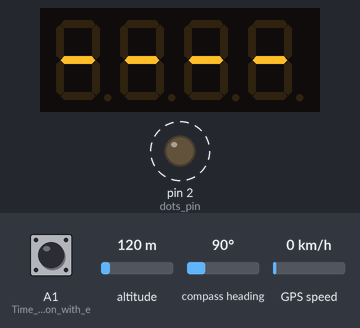
The sketch below on a simulated Arduino Uno, built with avr-gcc and run on an emulated ATmega328P. On the bench: 4-digit seven-segment display, output pins drawn as LEDs (lit = HIGH). Wiring (inferred from the names in the program): 4-digit 7-segment display, segments lit when LOW: segments pin 9, pin 8, pin 7, pin 6, pin 5, pin 4, pin 3; digit selects pin 10, pin 11, pin 12, pin 13. Dashed ring = blinking. The test bench sets the inputs (shaded band); at power-on: A1 (Time_update_Button_with_e) HIGH, altitude 120 m, compass heading 90°, GPS speed 0 km/h. The local clock reads 2024-03-15 10:24:30 at power-on unless the sketch sets it; the GPS gets a fix after 3 s at 37.7749, -122.4194 with 8 satellites; the segment pins are drawn as the display they are named for; pins used as bus, display or sensor lines are not drawn.

Above: at 0.2 s.
At 2.2 s:
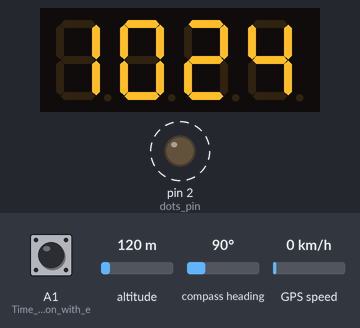
2.3 s: A1 (Time_update_Button_with_e) pulled LOW for 3.2 s
At 5.8 s:
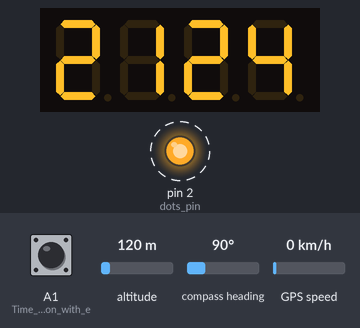
Timing chart, 0 to 13.0 s (numbered marks = the images above; inputs shaded):
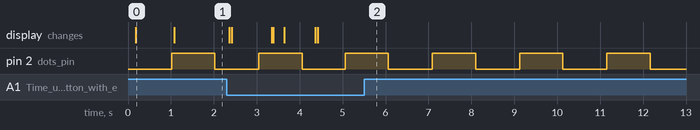

Measured:
- after the input at 2.3 s, the display: first changes after 0.06 s (image 2 shows a later state)
- by itself, pin 2 (dots_pin): alternates HIGH for 1.0 s and LOW for 1.0 s
- what the display in image 0 shows lasts 0.9 s, from 0.2 s to 1.1 s

The sketch:

Clock.ino
```cpp
// (licence header left out)
#include "RTClib.h"
#include <TinyGPS++.h>
#include <SoftwareSerial.h>

#define digitDelay  5         // Digit show time in miliseconds
// #define ani_delay   500
#define dots_pin    2         // Hours minutes separate dots
#define S_RX        A0
#define S_TX        A2

// Updating the time at stop_h hours and stop_m minutes every day
#define stop_h    12
#define stop_m    38


TinyGPSPlus gps;
RTC_DS1307 rtc;
SoftwareSerial SoftSerial(S_RX, S_TX);

byte tens, ones;
int Y = 0, M = 0, D = 0, h = 0, m = 0, s = 0;
unsigned long t = 0;
boolean debug = false;
boolean timeUpdated = false;
boolean gotGPS_time = false;

//                     {a, b, c, d, e, f, g}
const byte seg_pin[] = {9, 8, 7, 6, 5, 4, 3};

const byte digitPin[] = {10, 11, 12, 13};
const boolean seg[10][7] = {  // Active low pins
  //{ a, b, c, d, e, f, g }
  { 0, 0, 0, 0, 0, 0, 1 }, // Zero
  { 1, 0, 0, 1, 1, 1, 1 }, // One
  { 0, 0, 1, 0, 0, 1, 0 }, // Two
  { 0, 0, 0, 0, 1, 1, 0 }, // Three
  { 1, 0, 0, 1, 1, 0, 0 }, // Four
  { 0, 1, 0, 0, 1, 0, 0 }, // Five
  { 0, 1, 0, 0, 0, 0, 0 }, // Six
  { 0, 0, 0, 1, 1, 1, 1 }, // Seven
  { 0, 0, 0, 0, 0, 0, 0 }, // Eight
  { 0, 0, 0, 1, 1, 0, 0 }  // Nine
};

void setup() {
  if (debug) Serial.begin(115200);

  for (byte i = 2; i <= 13; i++) {
    pinMode(i, OUTPUT);
  }
  for (byte i = 0; i <= 3; i++) {
    digitalWrite(digitPin[i], HIGH);
  }
  pinMode(A1, INPUT);                 // Time update Button with external 10k pullup

  if (! rtc.begin()) {
    if (debug) {
      Serial.println("Couldn't find RTC");
      Serial.flush();
    }
  }
  initial_display();
  delay(1000);
}

void loop() {
  DateTime now = rtc.now();
  if ((now.hour() == stop_h && now.minute() == stop_m && !timeUpdated) || !digitalRead(A1)) {
    initial_display();
    SoftSerial.begin(9600);
    getGPS();                 // Loop until it gets the time data
    SoftSerial.end();
    if (debug) {
      Serial.print(h);
      Serial.print(":");
      Serial.println(m);
    }
    if (gotGPS_time) {
      rtc.adjust(DateTime(Y, M, D, h, m, s));   // Write the new date and time to the RTC
      if (debug) Serial.println("Time Updated");
      timeUpdated = true;
      gotGPS_time = false;
    }
  }
  if (timeUpdated && (now.minute() > (stop_m + 10))) timeUpdated = false; // only allow next time updating after 10m

  hour(now.hour());         // show hours
  minute(now.minute());     // show minutes

  if (millis() - t >= 1000) {             // Blink the middle dots
    digitalWrite(dots_pin, !digitalRead(dots_pin));
    t = millis();
  }
}

void hour(byte num) {
  if (num < 10) {
    tens =  0;
    ones = num;
  }
  else {
    tens = num / 10;
    ones = num % 10;
  }
  digitalWrite(10, LOW);
  digitalWrite(11, HIGH);
  digitalWrite(12, HIGH);
  digitalWrite(13, HIGH);
  for (byte i = 0; i <= 7; i++) {
    digitalWrite(seg_pin[i], seg[tens][i]);
  }
  delay(digitDelay);

  digitalWrite(10, HIGH);
  digitalWrite(11, LOW);
  digitalWrite(12, HIGH);
  digitalWrite(13, HIGH);
  for (byte i = 0; i <= 7; i++) {
    digitalWrite(seg_pin[i], seg[ones][i]);
  }
  delay(digitDelay);
}

void minute(byte num) {
  if (num < 10) {
    tens =  0;
    ones = num;
  }
  else {
    tens = num / 10;
    ones = num % 10;
  }
  digitalWrite(10, HIGH);
  digitalWrite(11, HIGH);
  digitalWrite(12, LOW);
  digitalWrite(13, HIGH);
  for (byte i = 0; i <= 7; i++) {
    digitalWrite(seg_pin[i], seg[tens][i]);
  }
  delay(digitDelay);

  digitalWrite(10, HIGH);
  digitalWrite(11, HIGH);
  digitalWrite(12, HIGH);
  digitalWrite(13, LOW);
  for (byte i = 0; i <= 7; i++) {
    digitalWrite(seg_pin[i], seg[ones][i]);
  }
  delay(digitDelay);
}

void getGPS() {
  unsigned long startTime = millis();
  if (debug) Serial.print("Starting GPS Update");
  while (true) {
    if (debug) Serial.print("Connecting... ");
    if (gps.encode(SoftSerial.read())) {
      if (gps.date.isValid()) {
        Y = gps.date.year();
        M = gps.date.month();
        D = gps.date.day();
      }
      else if (debug) Serial.print("Date INVALID");

      if (gps.time.isValid()) {  //    Get time and compensate for GMT+5:30
        h = gps.time.hour() + 5;
        m = gps.time.minute() + 30;
        s = gps.time.second();
        if (m >= 60) {
          m = m - 60;
          h = h + 1;
        }
        if (h >= 24) h = h - 24;
      }
      else if (debug) Serial.print("Time INVALID");

      if (debug) {
        if (gps.satellites.isValid()) {
          Serial.print("Satellites = ");
          Serial.println(gps.satellites.value());
        }
        else  Serial.println("\nSatellites Invalid");
      }
    }
    if (h != 5 && m != 30 && h != 0 && m != 0) {
      if (debug) Serial.println("Time Received");
      gotGPS_time = true;
      break;                  // break if gps time received successfully
    }
    if ((millis() - startTime) >= 60000) {
      if (debug) Serial.println("Timeout");
      gotGPS_time = false;
      break;                  // break when Timeout
    }

    if (debug) {
      Serial.print("Date & Time: ");
      Serial.print(Y);
      Serial.print("/");
      Serial.print(M);
      Serial.print("/");
      Serial.print(D);
      Serial.print("--");
      if (h < 10) Serial.print("0");
      Serial.print(h);
      Serial.print(":");
      if (m < 10) Serial.print("0");
      Serial.println(m);
    }
  }
}

void initial_display() {
  digitalWrite(10, LOW);
  digitalWrite(11, LOW);
  digitalWrite(12, LOW);
  digitalWrite(13, LOW);
  const boolean s[] = { 1, 1, 1, 1, 1, 1, 0 };
  for (byte i = 0; i <= 7; i++) {
    digitalWrite(seg_pin[i], s[i]);
  }
}
```
